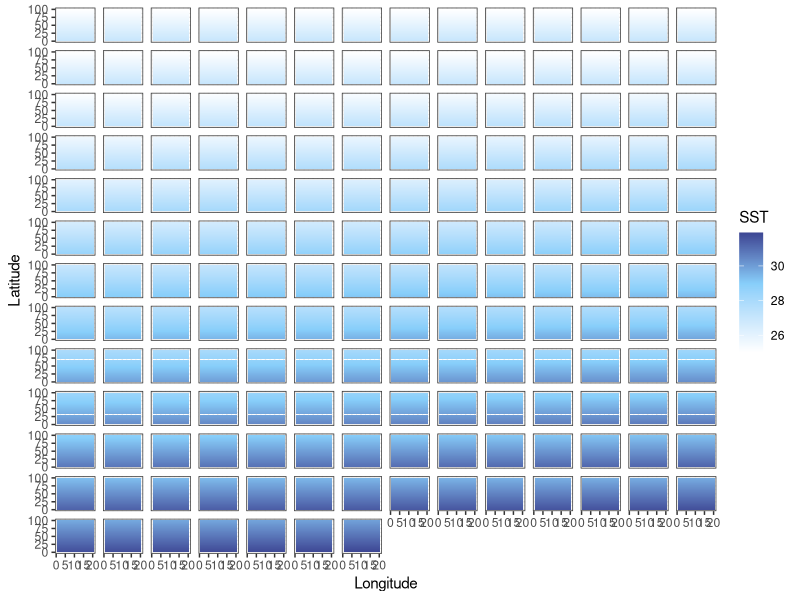
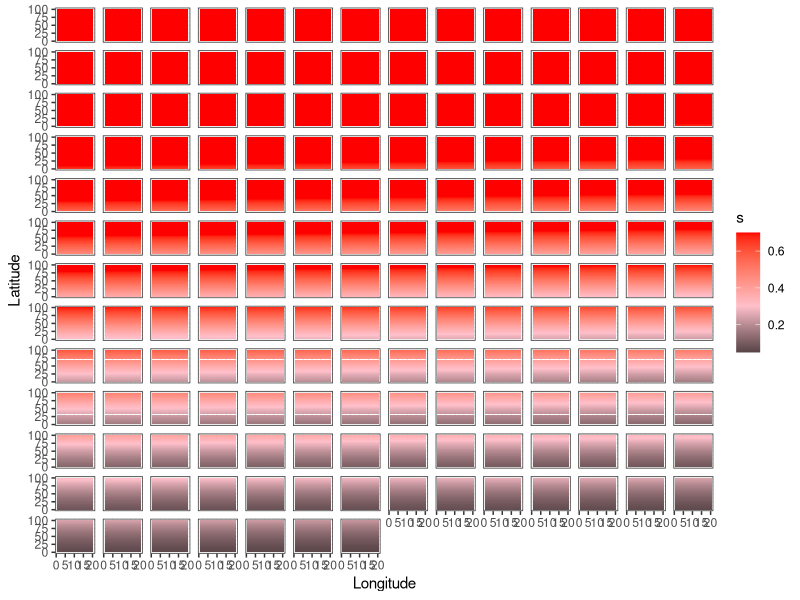
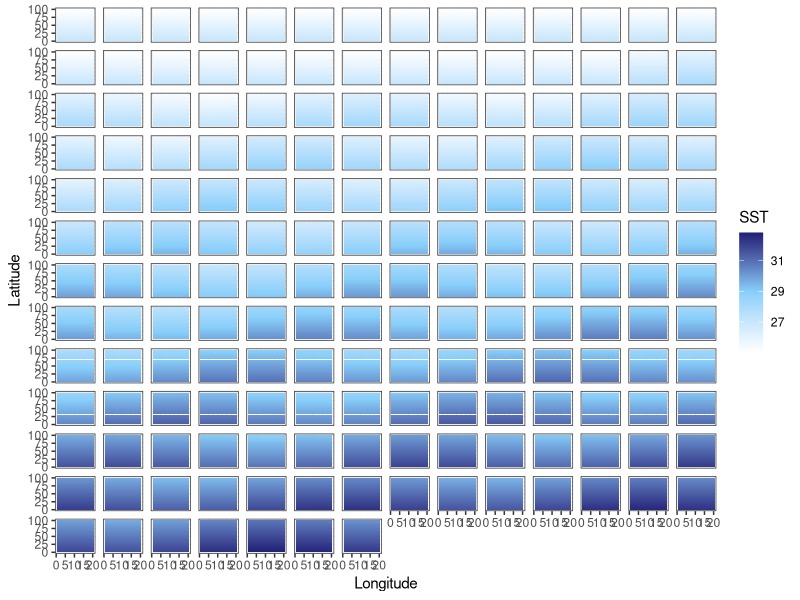
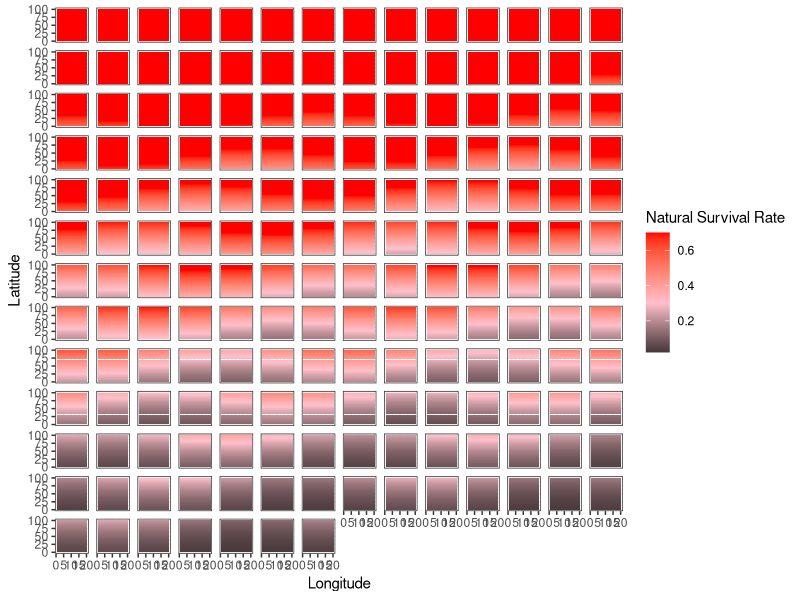
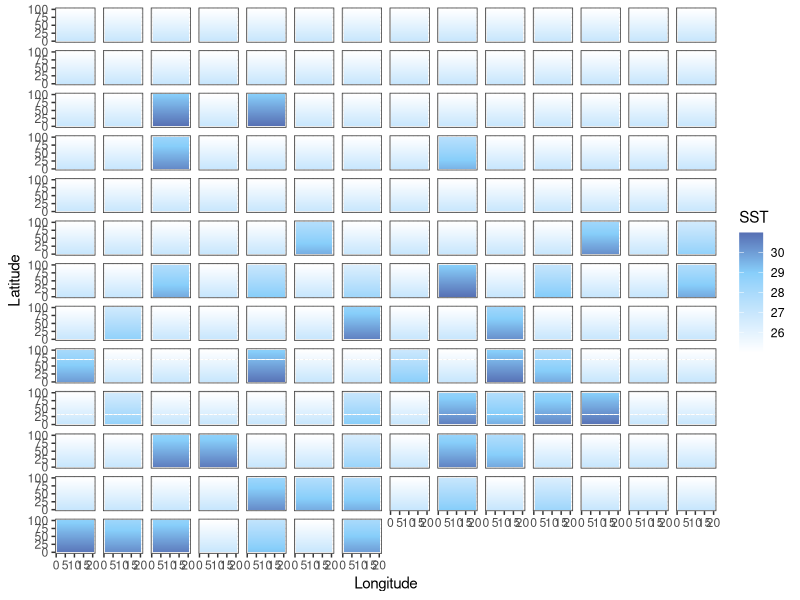

Recreate these plots in R, in order. (Note: a time limit stopped this script after it produced the figures.)
library(tidyverse)
library(here)

addTaskCallback(function(...) {
  set.seed(42)
  TRUE
})
options(warn = -1)

years <- 175
NS.patches <- 100
EW.patches <- 20
opt.temp <- 25

calc_temp_mortality <- function(SST, opt.temp, temp.range, s) {
  nat.m <- array(0, c(nrow(SST), ncol(SST)))
  m <- 1 - exp((-(SST[, ] - opt.temp)^2) / (temp.range^2)) # temperature based mortality function from Walsworth et al.
  m <- 1 - m
  nat.m <- ifelse(m > s, s, m)
  return(nat.m)
}

### UNCOMMENT FOR CONSTANT MEAN SHIFT SST
SST.patches.mean <- array(opt.temp, c(NS.patches, EW.patches, years))
start_SST <- (opt.temp) + NS.patches * 0.02

for (i in 1:25) {
  SST <- start_SST
  for (lat in 1:NS.patches) {
    SST.patches.mean[lat, , i] <- SST
    SST <- SST - 0.02
  }
}

for (i in 26:years) {
  SST <- start_SST
  for (lat in 1:NS.patches) {
    SST.patches.mean[lat, , i] <- SST
    SST <- SST - 0.02
  }
  start_SST <- start_SST + 0.033
}

### UNCOMMENT FOR ENSO VARIABLE MEAN SST
SST.patches.enso <- array(opt.temp, c(NS.patches, EW.patches, years))
start_SST <- (opt.temp) + NS.patches * 0.02

for (i in 1:25) {
  SST <- start_SST
  for (lat in 1:NS.patches) {
    SST.patches.enso[lat, , i] <- SST
    SST <- SST - 0.02
  }
}

t <- seq(1, years - 25, 1)
b <- array(0, 25)
change <- 0.5 * sin(t) + 0.033
enso.value <- c(b, change)

for (i in 26:years) {
  SST <- start_SST
  for (lat in 1:NS.patches) {
    SST.patches.enso[lat, , i] <- SST
    SST <- SST - 0.02
  }
  start_SST <- start_SST + enso.value[i]
}

### UNCOMMENT FOR SHOCK SST CHANGES
SST.patches.shock <- array(opt.temp, c(NS.patches, EW.patches, years))
start_SST <- (opt.temp) + NS.patches * 0.02

for (i in 1:25) {
  SST <- start_SST
  for (lat in 1:NS.patches) {
    SST.patches.shock[lat, , i] <- SST
    SST <- SST - 0.02
  }
}

for (i in 26:years) {
  SST <- start_SST
  heat_prob <- runif(1, 0, 1)
  if ((i < 75 & heat_prob < 0.1) | (i >= 75 & heat_prob < 0.35)) {
    intensity <- runif(1, 1, 4)
    SST <- start_SST + intensity
  } else {
    SST <- start_SST
  }
  for (lat in 1:NS.patches) {
    SST.patches.shock[lat, , i] <- SST
    SST <- SST - 0.02
  }
}

### MEAN SHOCK
SST.patches.mean.shock <- array(opt.temp, c(NS.patches, EW.patches, years))
start_SST <- (opt.temp) + NS.patches * 0.02

for (i in 1:25) {
  SST <- start_SST
  for (lat in 1:NS.patches) {
    SST.patches.mean.shock[lat, , i] <- SST
    SST <- SST - 0.02
  }
}

for (i in 26:years) {
  heat_prob <- runif(1, 0, 1)
  if ((i < 75 & heat_prob < 0.1) | (i >= 75 & heat_prob < 0.35)) {
    intensity <- runif(1, 1, 4)
    SST <- start_SST + intensity
  } else {
    SST <- start_SST
  }
  for (lat in 1:NS.patches) {
    SST.patches.mean.shock[lat, , i] <- SST
    SST <- SST - 0.02
  }
  start_SST <- start_SST + 0.033
}

output_df_mean <- data.frame() # create dataframe to hold results
output_df_enso <- data.frame()
output_df_shock <- data.frame()
output_df_mean_shock <- data.frame()


# Mean --------------------------------------------------------------------

for (b in 1:years) {
  SSTdf_mean <- SST.patches.mean[, , b] %>%
    as.data.frame()

  SSTdf_mean$lat <- c(1:NS.patches)
  SSTdf_mean$year <- paste0(b)

  output_df_mean <- bind_rows(output_df_mean, SSTdf_mean)
}

SSTdf_mean <- output_df_mean %>%
  pivot_longer(V1:V20,
    names_to = "lon",
    values_to = "sst"
  ) %>%
  mutate(lon = case_when(
    lon == "V1" ~ 1,
    lon == "V2" ~ 2,
    lon == "V3" ~ 3,
    lon == "V4" ~ 4,
    lon == "V5" ~ 5,
    lon == "V6" ~ 6,
    lon == "V7" ~ 7,
    lon == "V8" ~ 8,
    lon == "V9" ~ 9,
    lon == "V10" ~ 10,
    lon == "V11" ~ 11,
    lon == "V12" ~ 12,
    lon == "V13" ~ 13,
    lon == "V14" ~ 14,
    lon == "V15" ~ 15,
    lon == "V16" ~ 16,
    lon == "V17" ~ 17,
    lon == "V18" ~ 18,
    lon == "V19" ~ 19,
    lon == "V20" ~ 20
  )) %>%
  mutate(year = as.numeric(year))

mt <- ggplot(SSTdf_mean, aes(lon, lat, fill = sst)) +
  geom_tile() +
  labs(x = "Longitude", y = "Latitude", fill = "SST") +
  theme_bw() +
  scale_fill_gradient2(low = "white", high = "midnightblue", mid = "lightskyblue", midpoint = 29) +
  facet_wrap(~year) +
  theme(
    strip.background = element_blank(),
    strip.text.x = element_blank()
  )

SSTdf_mean <- SSTdf_mean %>%
  mutate(mortality = 1 - (1 - exp((-(sst - 25)^2) / (4^2)))) %>%
  mutate(survival = ifelse(mortality > 0.7, 0.7, mortality))

mm <- ggplot(SSTdf_mean, aes(lon, lat, fill = survival)) +
  geom_tile() +
  labs(x = "Longitude", y = "Latitude", fill = "s") +
  theme_bw() +
  scale_fill_gradient2(low = "black", high = "red", mid = "pink", midpoint = .3) +
  facet_wrap(~year) +
  theme(
    strip.background = element_blank(),
    strip.text.x = element_blank()
  )

# ENSO --------------------------------------------------------------------

for (b in 1:years) {
  SSTdf_enso <- SST.patches.enso[, , b] %>%
    as.data.frame()

  SSTdf_enso$lat <- c(1:NS.patches)
  SSTdf_enso$year <- paste0(b)

  output_df_enso <- bind_rows(output_df_enso, SSTdf_enso)
}

SSTdf_enso <- output_df_enso %>%
  pivot_longer(V1:V20,
    names_to = "lon",
    values_to = "sst"
  ) %>%
  mutate(lon = case_when(
    lon == "V1" ~ 1,
    lon == "V2" ~ 2,
    lon == "V3" ~ 3,
    lon == "V4" ~ 4,
    lon == "V5" ~ 5,
    lon == "V6" ~ 6,
    lon == "V7" ~ 7,
    lon == "V8" ~ 8,
    lon == "V9" ~ 9,
    lon == "V10" ~ 10,
    lon == "V11" ~ 11,
    lon == "V12" ~ 12,
    lon == "V13" ~ 13,
    lon == "V14" ~ 14,
    lon == "V15" ~ 15,
    lon == "V16" ~ 16,
    lon == "V17" ~ 17,
    lon == "V18" ~ 18,
    lon == "V19" ~ 19,
    lon == "V20" ~ 20
  )) %>%
  mutate(year = as.numeric(year))

et <- ggplot(SSTdf_enso, aes(lon, lat, fill = sst)) +
  geom_tile() +
  labs(x = "Longitude", y = "Latitude", fill = "SST") +
  theme_bw() +
  scale_fill_gradient2(low = "white", high = "midnightblue", mid = "lightskyblue", midpoint = 29) +
  facet_wrap(~year) +
  theme(
    strip.background = element_blank(),
    strip.text.x = element_blank()
  )

SSTdf_enso <- SSTdf_enso %>%
  mutate(mortality = 1 - (1 - exp((-(sst - 25)^2) / (4^2)))) %>%
  mutate(survival = ifelse(mortality > 0.7, 0.7, mortality))

em <- ggplot(SSTdf_enso, aes(lon, lat, fill = survival)) +
  geom_tile() +
  labs(x = "Longitude", y = "Latitude", fill = "Natural Survival Rate") +
  theme_bw() +
  scale_fill_gradient2(low = "black", high = "red", mid = "pink", midpoint = .3) +
  facet_wrap(~year) +
  theme(
    strip.background = element_blank(),
    strip.text.x = element_blank()
  )

# shock -------------------------------------------------------------------

for (b in 1:years) {
  SSTdf_shock <- SST.patches.shock[, , b] %>%
    as.data.frame()

  SSTdf_shock$lat <- c(1:NS.patches)
  SSTdf_shock$year <- paste0(b)

  output_df_shock <- bind_rows(output_df_shock, SSTdf_shock)
}

SSTdf_shock <- output_df_shock %>%
  pivot_longer(V1:V20,
    names_to = "lon",
    values_to = "sst"
  ) %>%
  mutate(lon = case_when(
    lon == "V1" ~ 1,
    lon == "V2" ~ 2,
    lon == "V3" ~ 3,
    lon == "V4" ~ 4,
    lon == "V5" ~ 5,
    lon == "V6" ~ 6,
    lon == "V7" ~ 7,
    lon == "V8" ~ 8,
    lon == "V9" ~ 9,
    lon == "V10" ~ 10,
    lon == "V11" ~ 11,
    lon == "V12" ~ 12,
    lon == "V13" ~ 13,
    lon == "V14" ~ 14,
    lon == "V15" ~ 15,
    lon == "V16" ~ 16,
    lon == "V17" ~ 17,
    lon == "V18" ~ 18,
    lon == "V19" ~ 19,
    lon == "V20" ~ 20
  )) %>%
  mutate(year = as.numeric(year))

st <- ggplot(SSTdf_shock, aes(lon, lat, fill = sst)) +
  geom_tile() +
  labs(x = "Longitude", y = "Latitude", fill = "SST") +
  theme_bw() +
  scale_fill_gradient2(low = "white", high = "midnightblue", mid = "lightskyblue", midpoint = 29) +
  facet_wrap(~year) +
  theme(
    strip.background = element_blank(),
    strip.text.x = element_blank()
  )

SSTdf_shock <- SSTdf_shock %>%
  mutate(mortality = 1 - (1 - exp((-(sst - 25)^2) / (4^2)))) %>%
  mutate(survival = ifelse(mortality > 0.7, 0.7, mortality))

sm <- ggplot(SSTdf_shock, aes(lon, lat, fill = survival)) +
  geom_tile() +
  labs(x = "Longitude", y = "Latitude", fill = "Natural Survival Rate") +
  theme_bw() +
  scale_fill_gradient2(low = "black", high = "red", mid = "pink", midpoint = .3) +
  facet_wrap(~year) +
  theme(
    strip.background = element_blank(),
    strip.text.x = element_blank()
  )


# Mean Shock --------------------------------------------------------------
for (b in 1:years) {
  SSTdf_mean_shock <- SST.patches.mean.shock[, , b] %>%
    as.data.frame()

  SSTdf_mean_shock$lat <- c(1:NS.patches)
  SSTdf_mean_shock$year <- paste0(b)

  output_df_mean_shock <- bind_rows(output_df_mean_shock, SSTdf_mean_shock)
}

SSTdf_mean_shock <- output_df_mean_shock %>%
  pivot_longer(V1:V20,
    names_to = "lon",
    values_to = "sst"
  ) %>%
  mutate(lon = case_when(
    lon == "V1" ~ 1,
    lon == "V2" ~ 2,
    lon == "V3" ~ 3,
    lon == "V4" ~ 4,
    lon == "V5" ~ 5,
    lon == "V6" ~ 6,
    lon == "V7" ~ 7,
    lon == "V8" ~ 8,
    lon == "V9" ~ 9,
    lon == "V10" ~ 10,
    lon == "V11" ~ 11,
    lon == "V12" ~ 12,
    lon == "V13" ~ 13,
    lon == "V14" ~ 14,
    lon == "V15" ~ 15,
    lon == "V16" ~ 16,
    lon == "V17" ~ 17,
    lon == "V18" ~ 18,
    lon == "V19" ~ 19,
    lon == "V20" ~ 20
  )) %>%
  mutate(year = as.numeric(year))

mst <- ggplot(SSTdf_mean_shock, aes(lon, lat, fill = sst)) +
  geom_tile() +
  labs(x = "Longitude", y = "Latitude", fill = "SST") +
  theme_bw() +
  scale_fill_gradient2(low = "white", high = "midnightblue", mid = "lightskyblue", midpoint = 29) +
  facet_wrap(~year) +
  theme(
    strip.background = element_blank(),
    strip.text.x = element_blank()
  )

SSTdf_mean_shock <- SSTdf_mean_shock %>%
  mutate(mortality = 1 - (1 - exp((-(sst - 25)^2) / (4^2)))) %>%
  mutate(survival = ifelse(mortality > 0.7, 0.7, mortality))

msm <- ggplot(SSTdf_mean_shock, aes(lon, lat, fill = survival)) +
  geom_tile() +
  labs(x = "Longitude", y = "Latitude", fill = "Natural Survival Rate") +
  theme_bw() +
  scale_fill_gradient2(low = "black", high = "red", mid = "pink", midpoint = .3) +
  facet_wrap(~year) +
  theme(
    strip.background = element_blank(),
    strip.text.x = element_blank()
  )


ggsave(mt, file = paste0("mean_temp.pdf"), path = here("04_figs", "climate"), height = 10, width = 15)
ggsave(mm, file = paste0("mean_mortality.pdf"), path = here("04_figs", "climate"), height = 10, width = 15)
ggsave(et, file = paste0("enso_temp.pdf"), path = here("04_figs", "climate"), height = 10, width = 15)
ggsave(em, file = paste0("enso_mortality.pdf"), path = here("04_figs", "climate"), height = 10, width = 15)
ggsave(st, file = paste0("shock_temp.pdf"), path = here("04_figs", "climate"), height = 10, width = 15)
ggsave(sm, file = paste0("shock_mortality.pdf"), path = here("04_figs", "climate"), height = 10, width = 15)
ggsave(mst, file = paste0("mean_shock_temp.pdf"), path = here("04_figs", "climate"), height = 10, width = 15)
ggsave(msm, file = paste0("mean_shock_mortality.pdf"), path = here("04_figs", "climate"), height = 10, width = 15)
